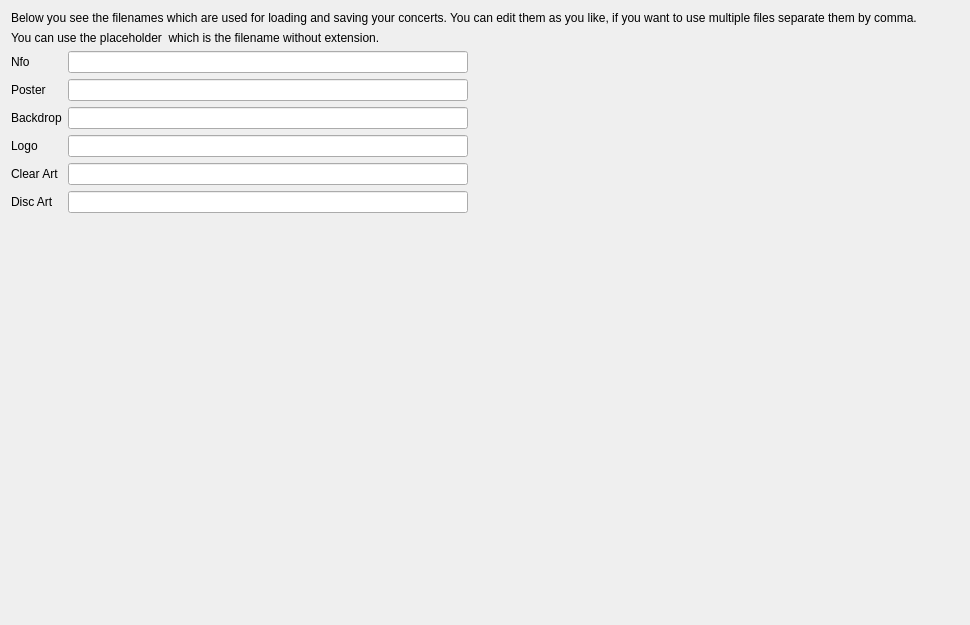
<?xml version="1.0" encoding="UTF-8"?>
<ui version="4.0">
 <class>ConcertSettingsWidget</class>
 <widget class="QWidget" name="ConcertSettingsWidget">
  <property name="geometry">
   <rect>
    <x>0</x>
    <y>0</y>
    <width>970</width>
    <height>625</height>
   </rect>
  </property>
  <layout class="QVBoxLayout" name="verticalLayout_8" stretch="0,0,1">
   <item>
    <widget class="QLabel" name="label_48">
     <property name="text">
      <string>Below you see the filenames which are used for loading and saving your concerts. You can edit them as you like, if you want to use multiple files separate them by comma.</string>
     </property>
     <property name="wordWrap">
      <bool>true</bool>
     </property>
    </widget>
   </item>
   <item>
    <widget class="QLabel" name="label_49">
     <property name="text">
      <string>You can use the placeholder &lt;baseFileName&gt; which is the filename without extension.</string>
     </property>
     <property name="wordWrap">
      <bool>true</bool>
     </property>
    </widget>
   </item>
   <item>
    <layout class="QFormLayout" name="formLayout_7">
     <property name="fieldGrowthPolicy">
      <enum>QFormLayout::ExpandingFieldsGrow</enum>
     </property>
     <item row="0" column="0">
      <widget class="QLabel" name="label_38">
       <property name="text">
        <string>Nfo</string>
       </property>
      </widget>
     </item>
     <item row="1" column="0">
      <widget class="QLabel" name="label_39">
       <property name="text">
        <string>Poster</string>
       </property>
      </widget>
     </item>
     <item row="2" column="0">
      <widget class="QLabel" name="label_40">
       <property name="text">
        <string>Backdrop</string>
       </property>
      </widget>
     </item>
     <item row="3" column="0">
      <widget class="QLabel" name="label_41">
       <property name="text">
        <string>Logo</string>
       </property>
      </widget>
     </item>
     <item row="4" column="0">
      <widget class="QLabel" name="label_42">
       <property name="text">
        <string>Clear Art</string>
       </property>
      </widget>
     </item>
     <item row="5" column="0">
      <widget class="QLabel" name="label_43">
       <property name="text">
        <string>Disc Art</string>
       </property>
      </widget>
     </item>
     <item row="0" column="1">
      <widget class="PlaceholderLineEdit" name="concertNfo">
       <property name="maximumSize">
        <size>
         <width>400</width>
         <height>16777215</height>
        </size>
       </property>
      </widget>
     </item>
     <item row="1" column="1">
      <widget class="PlaceholderLineEdit" name="concertPoster">
       <property name="maximumSize">
        <size>
         <width>400</width>
         <height>16777215</height>
        </size>
       </property>
      </widget>
     </item>
     <item row="2" column="1">
      <widget class="PlaceholderLineEdit" name="concertBackdrop">
       <property name="maximumSize">
        <size>
         <width>400</width>
         <height>16777215</height>
        </size>
       </property>
      </widget>
     </item>
     <item row="3" column="1">
      <widget class="PlaceholderLineEdit" name="concertLogo">
       <property name="maximumSize">
        <size>
         <width>400</width>
         <height>16777215</height>
        </size>
       </property>
      </widget>
     </item>
     <item row="4" column="1">
      <widget class="PlaceholderLineEdit" name="concertClearArt">
       <property name="maximumSize">
        <size>
         <width>400</width>
         <height>16777215</height>
        </size>
       </property>
      </widget>
     </item>
     <item row="5" column="1">
      <widget class="PlaceholderLineEdit" name="concertDiscArt">
       <property name="maximumSize">
        <size>
         <width>400</width>
         <height>16777215</height>
        </size>
       </property>
      </widget>
     </item>
    </layout>
   </item>
  </layout>
 </widget>
 <customwidgets>
  <customwidget>
   <class>PlaceholderLineEdit</class>
   <extends>QLineEdit</extends>
   <header location="global">ui/small_widgets/PlaceholderLineEdit.h</header>
  </customwidget>
 </customwidgets>
 <resources/>
 <connections/>
</ui>
